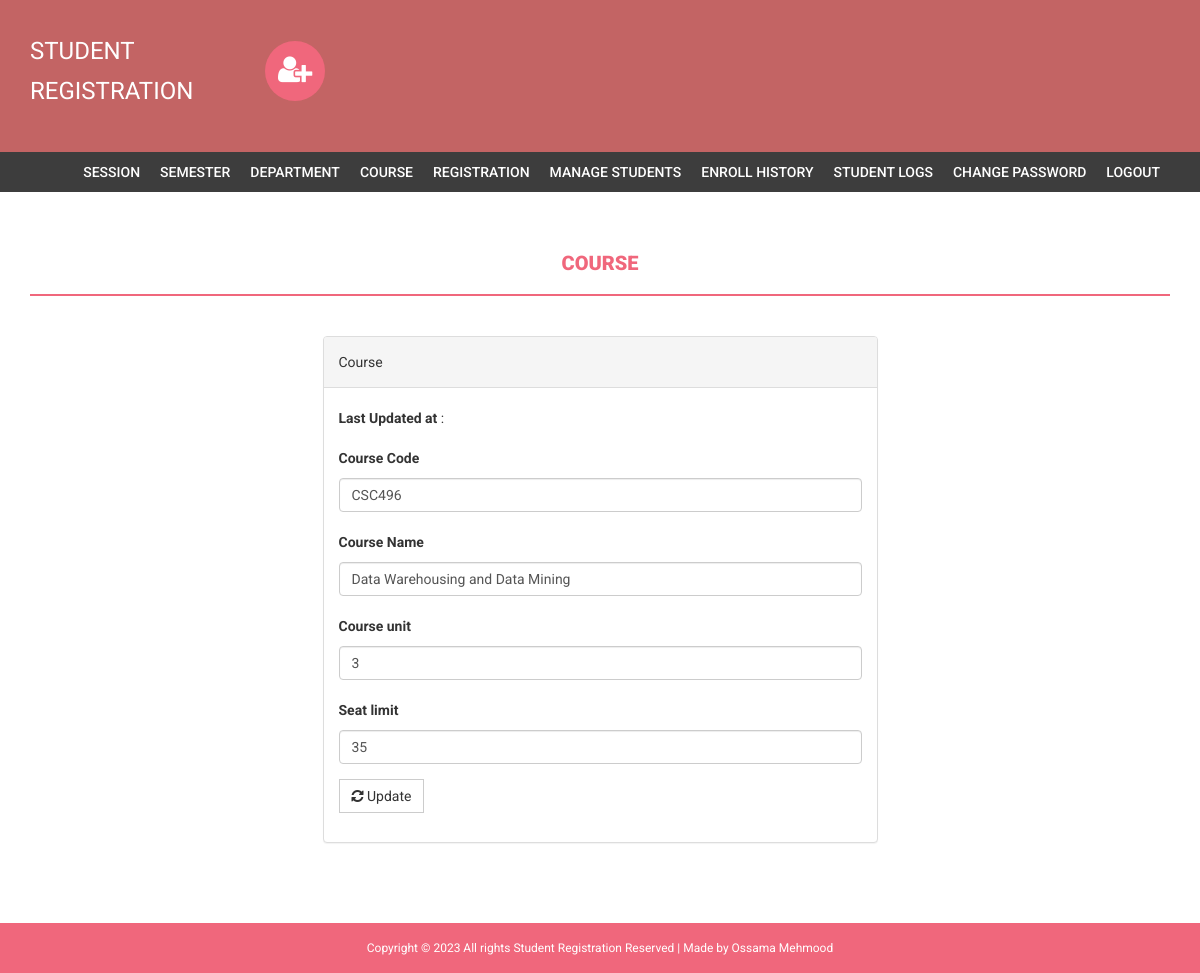
Screenshot of /admin/edit-course.php?id=1 (signed in) with the database file from the repository.
### tables this page shows
CREATE TABLE `course` (
  `id` int(11) NOT NULL,
  `courseCode` varchar(255) NOT NULL,
  `courseName` varchar(255) NOT NULL,
  `courseUnit` varchar(255) NOT NULL,
  `noofSeats` int(11) NOT NULL,
  `creationDate` timestamp NOT NULL DEFAULT current_timestamp(),
  `updationDate` varchar(255) NOT NULL
);

### admin/edit-course.php (the view, shortened to what this page needs)
<?php
if(strlen($_SESSION['alogin'])==0)
    {
header('location:index.php');
}
else{
$id=intval($_GET['id']);
?>
<!DOCTYPE html>
<html xmlns="http://www.w3.org/1999/xhtml">
<head>
    <link href="assets/css/bootstrap.css" rel="stylesheet" />
    <link href="assets/css/font-awesome.css" rel="stylesheet" />
    <link href="assets/css/style.css" rel="stylesheet" />
</head>
<body>
<?php include('includes/header.php');?>
<?php if($_SESSION['alogin']!="")
{
 include('includes/menubar.php');
}
 ?>
    <div class="content-wrapper">
        <div class="container">
              <div class="row">
                    <div class="col-md-12">
                        <h1 class="page-head-line">Course  </h1>
                    </div>
                </div>
                <div class="row" >
                  <div class="col-md-3"></div>
                    <div class="col-md-6">
                        <div class="panel panel-default">
                        <div class="panel-heading">
                           Course
                        </div>
                        <div class="panel-body">
                       <form name="dept" method="post">
<?php
$sql=mysqli_query($bd, "select * from course where id='$id'");
while($row=mysqli_fetch_array($sql))
{
?>
<p><b>Last Updated at</b> :<?php echo htmlentities($row['updationDate']);?></p>
   <div class="form-group">
    <label for="coursecode">Course Code  </label>
    <input type="text" class="form-control" id="coursecode" name="coursecode" placeholder="Course Code" value="<?php echo htmlentities($row['courseCode']);?>" required />
  </div>
 <div class="form-group">
    <label for="coursename">Course Name  </label>
    <input type="text" class="form-control" id="coursename" name="coursename" placeholder="Course Name" value="<?php echo htmlentities($row['courseName']);?>" required />
  </div>
<div class="form-group">
    <label for="courseunit">Course unit  </label>
    <input type="text" class="form-control" id="courseunit" name="courseunit" placeholder="Course Unit" value="<?php echo htmlentities($row['courseUnit']);?>" required />
  </div>
<div class="form-group">
    <label for="seatlimit">Seat limit  </label>
    <input type="text" class="form-control" id="seatlimit" name="seatlimit" placeholder="Seat limit" value="<?php echo htmlentities($row['noofSeats']);?>" required />
  </div>
<?php } ?>
 <button type="submit" name="submit" class="btn btn-default"><i class=" fa fa-refresh "></i> Update</button>
</form>
                            </div>
                            </div>
                    </div>
                </div>
            </div>
        </div>
  <?php include('includes/footer.php');?>
</body>
</html>
<?php } ?>

### admin/assets/css/style.css (style rules this page uses)
body { font-family: 'Roboto', sans-serif; line-height: 30px; }
.content-wrapper { margin-top: 40px; min-height: 600px; padding-bottom: 60px; }
.page-head-line { font-weight: 900; padding-bottom: 20px; border-bottom: 2px solid #F0677C; text-transform: uppercase; color: #F0677C; font-size: 20px; margin-bottom: 40px; }
.btn { border-radius: 0px; -webkit-border-radius: 0px; -moz-border-radius: 0px; }

### admin/includes/footer.php (style rules this page uses)
.col-md-12 { text-align: center; }

### rows the page displays
course: coursecode "CSC496", coursename "Data Warehousing and Data Mining", courseunit "3", seatlimit "35"
